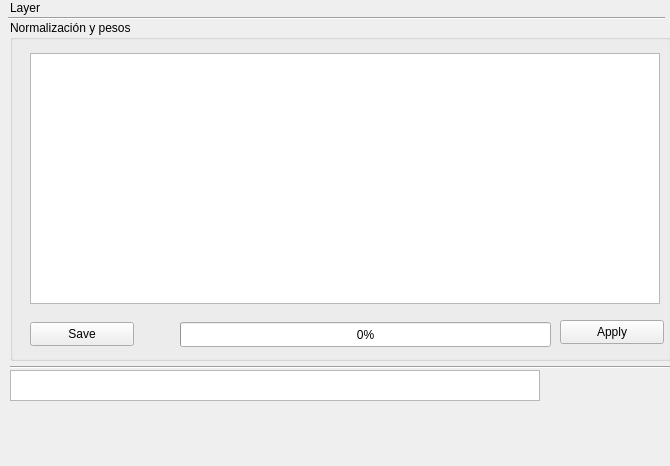
     <widget class="QWidget" name="EconomicsQTBox">
      <property name="geometry">
       <rect>
        <x>0</x>
        <y>0</y>
        <width>670</width>
        <height>466</height>
       </rect>
      </property>
      <attribute name="label">
       <string>B Ambiente Biofísico</string>
      </attribute>
      <widget class="QLabel" name="EcoLbl">
       <property name="geometry">
        <rect>
         <x>10</x>
         <y>0</y>
         <width>51</width>
         <height>16</height>
        </rect>
       </property>
       <property name="text">
        <string>Layer     </string>
       </property>
      </widget>
      <widget class="QTextEdit" name="EcoTEdit">
       <property name="geometry">
        <rect>
         <x>10</x>
         <y>370</y>
         <width>530</width>
         <height>31</height>
        </rect>
       </property>
       <property name="sizePolicy">
        <sizepolicy hsizetype="Expanding" vsizetype="Preferred">
         <horstretch>0</horstretch>
         <verstretch>2</verstretch>
        </sizepolicy>
       </property>
      </widget>
      <widget class="QLabel" name="EcoMapNameLbl">
       <property name="geometry">
        <rect>
         <x>90</x>
         <y>9</y>
         <width>431</width>
         <height>16</height>
        </rect>
       </property>
       <property name="font">
        <font>
         <family>MS Shell Dlg 2</family>
         <pointsize>10</pointsize>
         <weight>9</weight>
         <italic>true</italic>
         <bold>false</bold>
        </font>
       </property>
       <property name="textFormat">
        <enum>Qt::AutoText</enum>
       </property>
      </widget>
      <widget class="Line" name="line_5">
       <property name="geometry">
        <rect>
         <x>8</x>
         <y>10</y>
         <width>657</width>
         <height>16</height>
        </rect>
       </property>
       <property name="orientation">
        <enum>Qt::Horizontal</enum>
       </property>
      </widget>
      <widget class="Line" name="line_7">
       <property name="geometry">
        <rect>
         <x>10</x>
         <y>360</y>
         <width>660</width>
         <height>15</height>
        </rect>
       </property>
       <property name="orientation">
        <enum>Qt::Horizontal</enum>
       </property>
      </widget>
      <widget class="QGroupBox" name="groupBox_10">
       <property name="geometry">
        <rect>
         <x>10</x>
         <y>20</y>
         <width>661</width>
         <height>341</height>
        </rect>
       </property>
       <property name="title">
        <string>Normalización y pesos</string>
       </property>
       <widget class="QTableWidget" name="EcoWeighTableWidget">
        <property name="geometry">
         <rect>
          <x>20</x>
          <y>33</y>
          <width>630</width>
          <height>251</height>
         </rect>
        </property>
        <property name="sizePolicy">
         <sizepolicy hsizetype="Expanding" vsizetype="Maximum">
          <horstretch>0</horstretch>
          <verstretch>0</verstretch>
         </sizepolicy>
        </property>
        <property name="dragEnabled">
         <bool>true</bool>
        </property>
        <property name="dragDropMode">
         <enum>QAbstractItemView::DragDrop</enum>
        </property>
        <property name="gridStyle">
         <enum>Qt::DotLine</enum>
        </property>
        <property name="rowCount">
         <number>0</number>
        </property>
        <attribute name="horizontalHeaderCascadingSectionResizes">
         <bool>false</bool>
        </attribute>
        <attribute name="verticalHeaderCascadingSectionResizes">
         <bool>false</bool>
        </attribute>
        <attribute name="verticalHeaderHighlightSections">
         <bool>true</bool>
        </attribute>
        <attribute name="verticalHeaderStretchLastSection">
         <bool>true</bool>
        </attribute>
       </widget>
       <widget class="QPushButton" name="EcoSaveCfgBtn">
        <property name="geometry">
         <rect>
          <x>20</x>
          <y>302</y>
          <width>104</width>
          <height>24</height>
         </rect>
        </property>
        <property name="text">
         <string>Save</string>
        </property>
       </widget>
       <widget class="QProgressBar" name="EcoProgressBar">
        <property name="geometry">
         <rect>
          <x>170</x>
          <y>302</y>
          <width>371</width>
          <height>25</height>
         </rect>
        </property>
        <property name="value">
         <number>0</number>
        </property>
       </widget>
       <widget class="QPushButton" name="EcoGetWeightBtn">
        <property name="enabled">
         <bool>true</bool>
        </property>
        <property name="geometry">
         <rect>
          <x>550</x>
          <y>300</y>
          <width>104</width>
          <height>24</height>
         </rect>
        </property>
        <property name="text">
         <string>Apply</string>
        </property>
       </widget>
      </widget>
     </widget>
